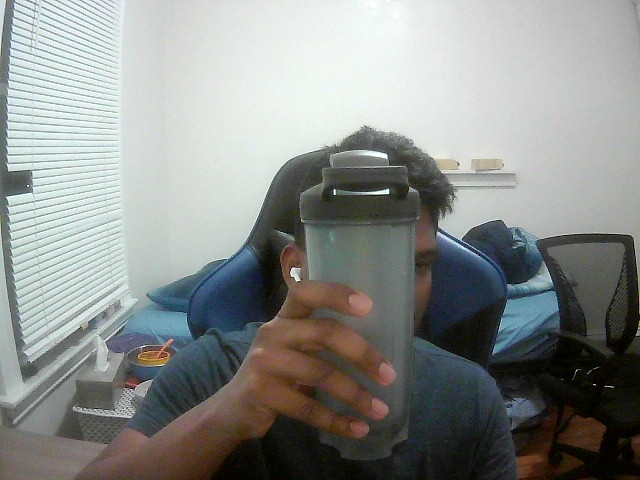
#> input picture notebooks/testData/0R.jpg, 640 x 480 px, given in place of the camera
$ jupyter execute --allow-errors Displaying_two_views.ipynb
#> lines starting #> are read from the running program, lines starting #| are printed output that depends on the picture
[cell 1]
import cv2
import numpy as np
import glob
from tqdm import tqdm
import PIL.ExifTags
import PIL.Image
from matplotlib import pyplot as plt
import sys
sys.path.append("../")
import config

[cell 2]
from imutils import paths

[cell 3]
import pickle as pkl

[cell 4]
#Function to create point cloud file
def create_output(vertices, colors, filename):
	colors = colors.reshape(-1,3)
	vertices = np.hstack([vertices.reshape(-1,3),colors])

	ply_header = '''ply
		format ascii 1.0
		element vertex %(vert_num)d
		property float x
		property float y
		property float z
		property uchar red
		property uchar green
		property uchar blue
		end_header
		'''
	with open(filename, 'w') as f:
		f.write(ply_header %dict(vert_num=len(vertices)))
		np.savetxt(f,vertices,'%f %f %f %d %d %d')

[cell 5]
#Function that Downsamples image x number (reduce_factor) of times.
def downsample_image(image, reduce_factor):
	for i in range(0,reduce_factor):
		#Check if image is color or grayscale
		if len(image.shape) > 2:
			row,col = image.shape[:2]
		else:
			row,col = image.shape

		image = cv2.pyrDown(image, dstsize= (col//2, row // 2))
	return image

[cell 6]
#Load camera parameters
file = open("../calib/CameraMatrixL.pkl", 'rb')
#> (reads calib/CameraMatrixL.pkl from the repository)
KL = pkl.load(file)
file = open("../calib/CameraMatrixR.pkl", 'rb')
#> (reads calib/CameraMatrixR.pkl from the repository)
KR = pkl.load(file)
file = open("../calib/CameraDistCoeffL.pkl", 'rb')
#> (reads calib/CameraDistCoeffL.pkl from the repository)
distL = pkl.load(file)
file = open("../calib/CameraDistCoeffR.pkl", 'rb')
#> (reads calib/CameraDistCoeffR.pkl from the repository)
distR = pkl.load(file)

[cell 7]
cap = cv2.VideoCapture(0)
cap2 = cv2.VideoCapture(3)


if not cap.isOpened() or not cap2.isOpened():
    print("Cannot open camera")
    exit()
while True:
    # Capture frame-by-frame
    ret, frame = cap.read()
#> frame is the input picture: shape (480, 640, 3); mean B, G, R 138.9, 141.2, 138.3
    ret2, frame2 = cap2.read()

    h,w = frame.shape[:2]
#> h = 480; w = 640

    new_camera_matrix, roi = cv2.getOptimalNewCameraMatrix(KL,distL,(w,h),1,(w,h))
#> roi = (0, 116, 639, 350)

    img_1_undistorted = cv2.undistort(frame, KL, distL, None, new_camera_matrix)
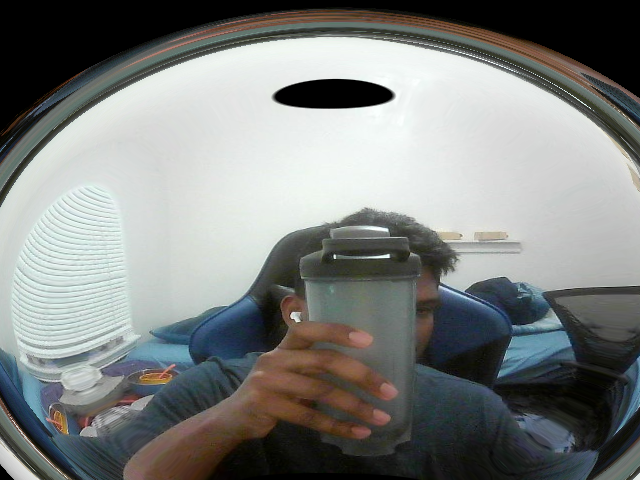
#> img_1_undistorted: shape (480, 640, 3); mean B, G, R 127.4, 129.3, 126.4
    img_2_undistorted = cv2.undistort(frame2, KR, distR, None, new_camera_matrix)
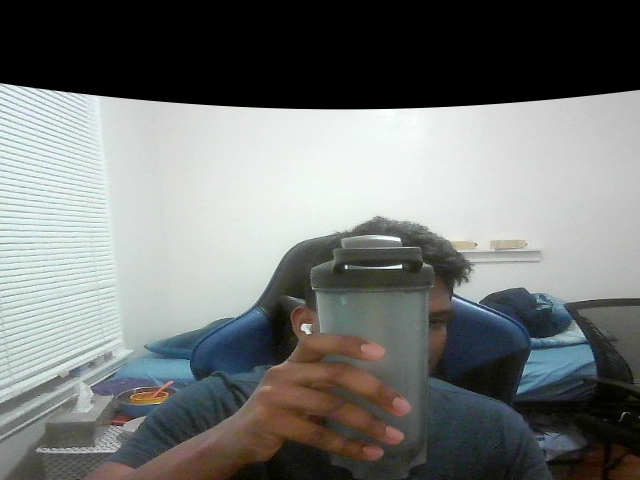
#> img_2_undistorted: shape (480, 640, 3); mean B, G, R 117.4, 118.8, 116

    #Downsample each image 3 times (because they're too big)
    img_1_downsampled = downsample_image(img_1_undistorted,1)
    img_2_downsampled = downsample_image(img_2_undistorted,1)
#> the loop in downsample_image (call 2), `for i in range(0,reduce_factor):` made 1 pass
#> pass 1, in downsample_image (call 2), `image = cv2.pyrDown(image, dstsize= (col//2, row // 2))`:
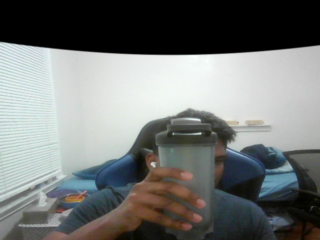
#> image: shape (240, 320, 3); mean of channels 0, 1, 2 117.4, 118.8, 116; drawn as B, G, R

    win_size = 10
    min_disp = -1
    max_disp = 255 #min_disp * 9
    num_disp = max_disp - min_disp # Needs to be divisible by 16

    #Create Block matching object.
    stereo = cv2.StereoSGBM_create(minDisparity= min_disp,
        numDisparities = num_disp,
        blockSize = 10,
        uniquenessRatio = 5,
        speckleWindowSize = 5,
        speckleRange = 5,
        disp12MaxDiff = 2,
        P1 = 8*3*win_size**2,#8*3*win_size**2,
        P2 =32*3*win_size**2) #32*3*win_size**2)

    disparity_map = stereo.compute(img_1_downsampled, img_2_downsampled)
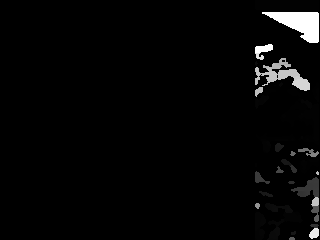
#> disparity_map: shape (240, 320) int16; min -32, max 4064, mean 78.4; drawn with min black and max white

    # Display the resulting frame
    cv2.imshow('Stereo 1', frame)
    cv2.imshow('stereo 2',frame2)
    cv2.imshow('depth', disparity_map)
    if cv2.waitKey(1) == ord('q'):
#> (key q is pressed here)
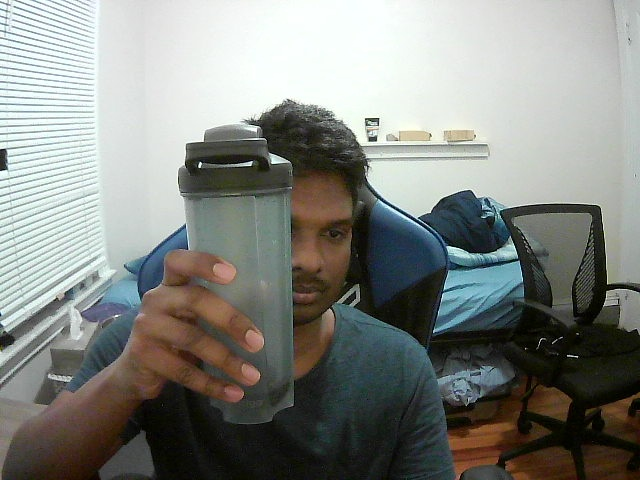
#> input picture notebooks/testData/0L.jpg, 640 x 480 px
#> further down, frame is the input picture: shape (480, 640, 3); mean B, G, R 129.9, 134.8, 132
#> `img_1_undistorted = cv2.undistort(frame, KL, distL, None, new_camera_m..`:
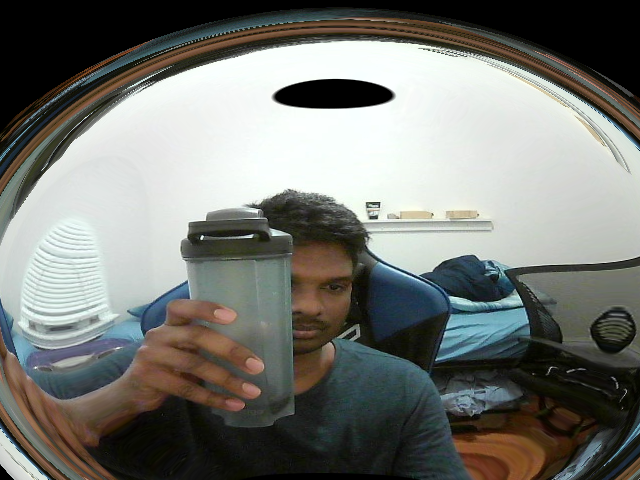
#> img_1_undistorted: shape (480, 640, 3); mean B, G, R 115.1, 120.1, 118.6
        break
# When everything done, release the capture
cap.release()
cap2.release()
cv2.destroyAllWindows()

[cell 8]
image_paths = list(paths.list_images("./testData"))
print(len(image_paths))
print(image_paths)

#> (a cell that did not finish here is left out)

#> the loop in downsample_image (call 3), `for i in range(0,reduce_factor):` made 3 passes
#> pass 1, in downsample_image (call 3), `image = cv2.pyrDown(image, dstsize= (col//2, row // 2))`:
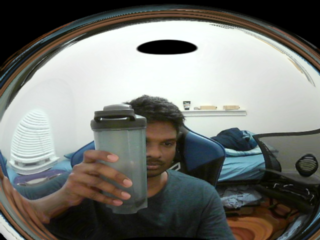
#> image: shape (240, 320, 3); mean of channels 0, 1, 2 115.1, 120.1, 118.5; drawn as B, G, R
#> pass 2, in downsample_image (call 3), `image = cv2.pyrDown(image, dstsize= (col//2, row // 2))`:
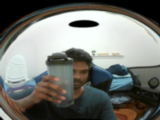
#> image: shape (120, 160, 3); mean of channels 0, 1, 2 115, 120, 118.4; drawn as B, G, R
    img_2_downsampled = downsample_image(img_2_undistorted,3)
#> the loop in downsample_image (call 4), `for i in range(0,reduce_factor):` made 3 passes
#> pass 2, in downsample_image (call 4), `image = cv2.pyrDown(image, dstsize= (col//2, row // 2))`:
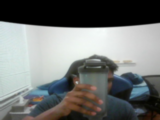
#> image: shape (120, 160, 3); mean of channels 0, 1, 2 117.4, 118.9, 115.9; drawn as B, G, R
#> `disparity_map = stereo.compute(img_1_downsampled, img_2_downsampled)`:
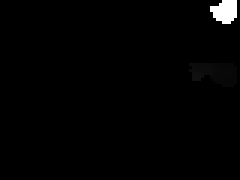
#> disparity_map: shape (60, 80) int16 (shown 3 times larger); min -32, max 992, mean -19.7; drawn with min black and max white

    win_size = 5
    min_disp = -1
    max_disp = 63 #min_disp * 9
    num_disp = max_disp - min_disp # Needs to be divisible by 16

    #Create Block matching object.
    stereo = cv2.StereoSGBM_create(minDisparity= min_disp,
        numDisparities = num_disp,
        blockSize = 15,
        uniquenessRatio = 5,
        speckleWindowSize = 5,
        speckleRange = 5,
        disp12MaxDiff = 10,
        P1 = 8*3*win_size**2,#8*3*win_size**2,
        P2 =32*3*win_size**2) #32*3*win_size**2)

    disparity_map = stereo.compute(img_1_downsampled, img_2_downsampled)

    # Display the resulting frame
    plt.imshow(cv2.cvtColor(frame,cv2.COLOR_BGR2RGB))
    plt.show()
    plt.imshow(cv2.cvtColor(frame2,cv2.COLOR_BGR2RGB))
    plt.show()
    plt.imshow(disparity_map)
    plt.show()
